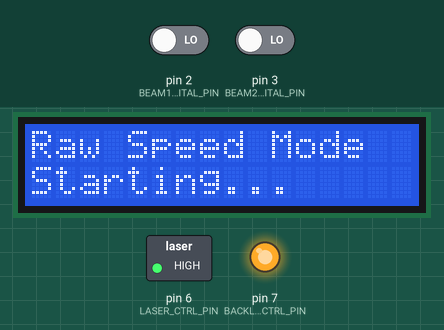
Recording of a sketch running on a simulated Arduino Uno, built with avr-gcc and run on an emulated ATmega328P. Parts: 16×2 character LCD, switched loads named in the sketch (green lamp = pin HIGH), output pins drawn as LEDs (lit = HIGH). The inputs (shaded band) are chosen by the test bench; at power-on: pin 2 (BEAM1_DIGITAL_PIN) LOW, pin 3 (BEAM2_DIGITAL_PIN) LOW. What the sketch prints to the serial monitor is not drawn.

Above: at 0.1 s.
At 2.0 s:
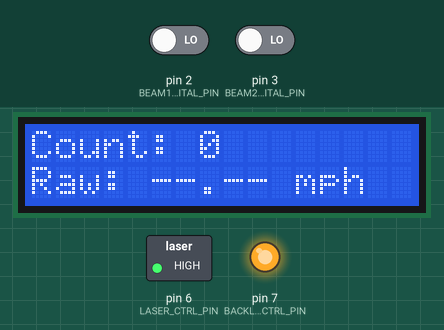
2.1 s: pin 2 (BEAM1_DIGITAL_PIN) driven HIGH
Timing chart, 0 to 5.1 s (numbered marks = the images above; inputs shaded):
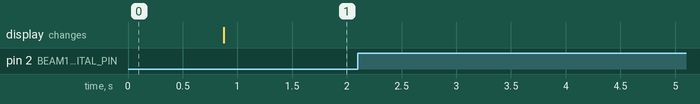

Measured:
- after the input at 2.1 s, every drawn part: stays the same

The sketch:

calibration_code.ino
```cpp
#include <LiquidCrystal.h>

// ============================================================
// LCD SETUP
// ============================================================
// Comparator outputs use pins 2 and 3, so LCD D6/D7 are moved to A4/A5.
LiquidCrystal lcd(12, 11, 5, 4, A4, A5);

// ============================================================
// PIN DEFINITIONS
// ============================================================
const byte BEAM1_DIGITAL_PIN   = 2;   // LM393 OUT 1
const byte BEAM2_DIGITAL_PIN   = 3;   // LM393 OUT 2

const byte BEAM1_ANALOG_PIN    = A0;  // Beam 1 analog sensor node
const byte BEAM2_ANALOG_PIN    = A1;  // Beam 2 analog sensor node

const byte LASER_CTRL_PIN      = 6;
const byte BACKLIGHT_CTRL_PIN  = 7;

// ============================================================
// SENSOR / SPEED SETTINGS
// ============================================================
// Same raw spacing basis as your main code.
const float BEAM_SPACING_IN = 1.95;

// Your comparator setup:
// clear = LOW, blocked = HIGH
const bool COMP_HIGH_WHEN_BLOCKED = true;

// Used only to confirm both beams are clear before re-arming.
const int CLEAR_TH = 700;

// Timing rules
const unsigned long SENSOR_SETTLE_MS = 300UL;
const unsigned long EVENT_TIMEOUT_US = 25000UL;
const unsigned long MIN_TIME_BETWEEN_COUNTS_MS = 100UL;

// ============================================================
// LIVE VARIABLES
// ============================================================
unsigned long ballCount = 0;
float lastRawSpeedMph = 0.0;
unsigned long lastDtUs = 0;
unsigned long lastCountMs = 0;
unsigned long enabledAtMs = 0;

// ============================================================
// SEQUENCE STATE MACHINE
// ============================================================
enum SeqState {
  READY_STATE,
  WAIT_FOR_B2,
  WAIT_FOR_B1,
  WAIT_FOR_CLEAR
};

SeqState seqState = READY_STATE;

// ============================================================
// ISR FLAGS AND TIMESTAMPS
// ============================================================
volatile bool beam1EdgeFlag = false;
volatile bool beam2EdgeFlag = false;

volatile unsigned long tBeam1UsISR = 0;
volatile unsigned long tBeam2UsISR = 0;

unsigned long tBeam1Us = 0;
unsigned long tBeam2Us = 0;

// ============================================================
// ISR FUNCTIONS
// ============================================================
void beam1ISR() {
  tBeam1UsISR = micros();
  beam1EdgeFlag = true;
}

void beam2ISR() {
  tBeam2UsISR = micros();
  beam2EdgeFlag = true;
}

// ============================================================
// SETUP
// ============================================================
void setup() {
  Serial.begin(115200);

  pinMode(LASER_CTRL_PIN, OUTPUT);
  pinMode(BACKLIGHT_CTRL_PIN, OUTPUT);

  pinMode(BEAM1_DIGITAL_PIN, INPUT);
  pinMode(BEAM2_DIGITAL_PIN, INPUT);

  digitalWrite(LASER_CTRL_PIN, HIGH);
  digitalWrite(BACKLIGHT_CTRL_PIN, HIGH);

  lcd.begin(16, 2);

  lcd.setCursor(0, 0);
  lcd.print("Raw Speed Mode  ");
  lcd.setCursor(0, 1);
  lcd.print("Starting...     ");
  delay(800);

  clearEdgeFlags();

  if (COMP_HIGH_WHEN_BLOCKED) {
    attachInterrupt(digitalPinToInterrupt(BEAM1_DIGITAL_PIN), beam1ISR, RISING);
    attachInterrupt(digitalPinToInterrupt(BEAM2_DIGITAL_PIN), beam2ISR, RISING);
  } else {
    attachInterrupt(digitalPinToInterrupt(BEAM1_DIGITAL_PIN), beam1ISR, FALLING);
    attachInterrupt(digitalPinToInterrupt(BEAM2_DIGITAL_PIN), beam2ISR, FALLING);
  }

  enabledAtMs = millis();
  updateDisplay();

  Serial.println("RAW SPEED CALIBRATION MODE");
  Serial.println("Columns: count, dtUs, rawMph, A0, A1");
}

// ============================================================
// MAIN LOOP
// ============================================================
void loop() {
  handleBeams();
}

// ============================================================
// DISPLAY
// ============================================================
void updateDisplay() {
  lcd.setCursor(0, 0);
  lcd.print("Count:          ");
  lcd.setCursor(7, 0);
  lcd.print(ballCount);

  lcd.setCursor(0, 1);
  lcd.print("Raw:            ");
  lcd.setCursor(5, 1);

  if (ballCount == 0) {
    lcd.print("--.-- mph");
  } else {
    lcd.print(lastRawSpeedMph, 2);
    lcd.print(" mph");
  }
}

// ============================================================
// BEAM CLEAR CHECK
// ============================================================
bool bothBeamsClearAnalog() {
  int a0 = analogRead(BEAM1_ANALOG_PIN);
  int a1 = analogRead(BEAM2_ANALOG_PIN);

  return (a0 <= CLEAR_TH) && (a1 <= CLEAR_TH);
}

void clearEdgeFlags() {
  noInterrupts();
  beam1EdgeFlag = false;
  beam2EdgeFlag = false;
  interrupts();
}

// ============================================================
// RAW SPEED CALCULATION
// ============================================================
float rawMphFromDeltaUs(unsigned long dtUs) {
  if (dtUs == 0) return 0.0;

  float dtSec = dtUs / 1000000.0;
  float inchesPerSecond = BEAM_SPACING_IN / dtSec;
  return inchesPerSecond / 17.6;
}

// ============================================================
// BEAM HANDLER
// ============================================================
void handleBeams() {
  if (millis() - enabledAtMs < SENSOR_SETTLE_MS) return;

  bool b1 = false;
  bool b2 = false;
  unsigned long t1 = 0;
  unsigned long t2 = 0;

  noInterrupts();

  if (beam1EdgeFlag) {
    b1 = true;
    t1 = tBeam1UsISR;
    beam1EdgeFlag = false;
  }

  if (beam2EdgeFlag) {
    b2 = true;
    t2 = tBeam2UsISR;
    beam2EdgeFlag = false;
  }

  interrupts();

  unsigned long nowUs = micros();

  switch (seqState) {
    case READY_STATE:
      if (b1 && b2) {
        if (t1 < t2) {
          processForwardEvent(t1, t2);
        } else {
          Serial.println("Reverse ignored");
        }

        seqState = WAIT_FOR_CLEAR;
      }
      else if (b1) {
        tBeam1Us = t1;
        seqState = WAIT_FOR_B2;
      }
      else if (b2) {
        tBeam2Us = t2;
        seqState = WAIT_FOR_B1;
      }
      break;

    case WAIT_FOR_B2:
      if (b2) {
        processForwardEvent(tBeam1Us, t2);
        seqState = WAIT_FOR_CLEAR;
      } else if ((nowUs - tBeam1Us) > EVENT_TIMEOUT_US) {
        Serial.println("Timeout B1->B2");
        seqState = WAIT_FOR_CLEAR;
      }
      break;

    case WAIT_FOR_B1:
      if (b1) {
        Serial.println("Reverse ignored");
        seqState = WAIT_FOR_CLEAR;
      } else if ((nowUs - tBeam2Us) > EVENT_TIMEOUT_US) {
        Serial.println("Timeout B2->B1");
        seqState = WAIT_FOR_CLEAR;
      }
      break;

    case WAIT_FOR_CLEAR:
      if (bothBeamsClearAnalog()) {
        clearEdgeFlags();
        seqState = READY_STATE;
      }
      break;
  }
}

// ============================================================
// FORWARD EVENT
// ============================================================
void processForwardEvent(unsigned long t1, unsigned long t2) {
  unsigned long nowMs = millis();

  if (nowMs - lastCountMs < MIN_TIME_BETWEEN_COUNTS_MS) {
    Serial.println("Ignored <100ms");
    return;
  }

  unsigned long dtUs = t2 - t1;
  float rawMph = rawMphFromDeltaUs(dtUs);

  lastDtUs = dtUs;
  lastRawSpeedMph = rawMph;
  ballCount++;
  lastCountMs = nowMs;

  updateDisplay();

  int a0 = analogRead(BEAM1_ANALOG_PIN);
  int a1 = analogRead(BEAM2_ANALOG_PIN);

  Serial.print("count=");
  Serial.print(ballCount);

  Serial.print(", dtUs=");
  Serial.print(dtUs);

  Serial.print(", rawMph=");
  Serial.print(rawMph, 2);

  Serial.print(", A0=");
  Serial.print(a0);

  Serial.print(", A1=");
  Serial.println(a1);
}
```
